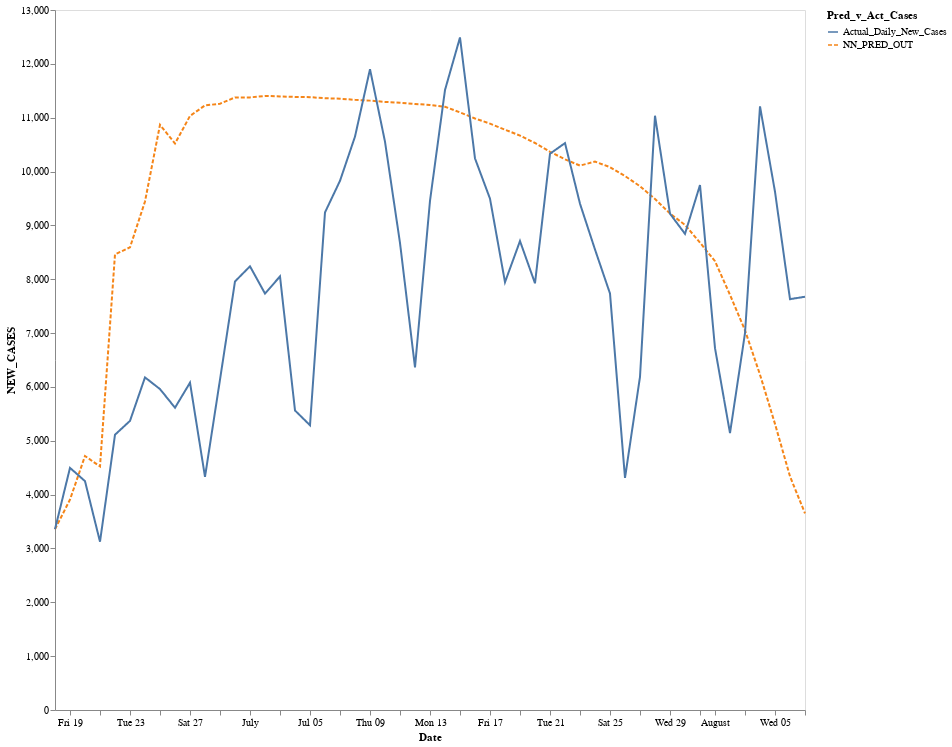

Notebook code for this chart:
### Markdown cell above
CORONA CURVE PREDICTIONS VS ACTUAL REPORTED NEW CASES

### Code cell
alt.Chart(tx_curve_melt).mark_line().encode(
    x='Date:T',
    y='NEW_CASES:Q',
    color='Pred_v_Act_Cases',
    strokeDash='Pred_v_Act_Cases',
).properties(width = 750, height = 700).configure_axis(grid=False)

### Figure 1 — Vega-Lite specification as saved in the notebook (floating-point values rounded to 4 significant figures)
{"config": {"view": {"continuousWidth": 400, "continuousHeight": 300}, "axis": {"grid": false}}, "data": {"name": "data-c17d1e6a4ad4758e0aae4cfe60e249aa"}, "mark": "line", "encoding": {"color": {"type": "nominal", "field": "Pred_v_Act_Cases"}, "strokeDash": {"type": "nominal", "field": "Pred_v_Act_Cases"}, "x": {"type": "temporal", "field": "Date"}, "y": {"type": "quantitative", "field": "NEW_CASES"}}, "height": 700, "width": 750, "$schema": "https://vega.github.io/schema/vega-lite/v4.8.1.json", "datasets": {"data-c17d1e6a4ad4758e0aae4cfe60e249aa": [{"Date": "2020-06-18T00:00:00", "Pred_v_Act_Cases": "NN_PRED_OUT", "NEW_CASES": 3357}, {"Date": "2020-06-19T00:00:00", "Pred_v_Act_Cases": "NN_PRED_OUT", "NEW_CASES": 3908}, {"Date": "2020-06-20T00:00:00", "Pred_v_Act_Cases": "NN_PRED_OUT", "NEW_CASES": 4717}, {"Date": "2020-06-21T00:00:00", "Pred_v_Act_Cases": "NN_PRED_OUT", "NEW_CASES": 4523}, {"Date": "2020-06-22T00:00:00", "Pred_v_Act_Cases": "NN_PRED_OUT", "NEW_CASES": 8462}, {"Date": "2020-06-23T00:00:00", "Pred_v_Act_Cases": "NN_PRED_OUT", "NEW_CASES": 8592}, {"Date": "2020-06-24T00:00:00", "Pred_v_Act_Cases": "NN_PRED_OUT", "NEW_CASES": 9444}, {"Date": "2020-06-25T00:00:00", "Pred_v_Act_Cases": "NN_PRED_OUT", "NEW_CASES": 10868}, {"Date": "2020-06-26T00:00:00", "Pred_v_Act_Cases": "NN_PRED_OUT", "NEW_CASES": 10521}, {"Date": "2020-06-27T00:00:00", "Pred_v_Act_Cases": "NN_PRED_OUT", "NEW_CASES": 11033}, {"Date": "2020-06-28T00:00:00", "Pred_v_Act_Cases": "NN_PRED_OUT", "NEW_CASES": 11228}, {"Date": "2020-06-29T00:00:00", "Pred_v_Act_Cases": "NN_PRED_OUT", "NEW_CASES": 11259}, {"Date": "2020-06-30T00:00:00", "Pred_v_Act_Cases": "NN_PRED_OUT", "NEW_CASES": 11377}, {"Date": "2020-07-01T00:00:00", "Pred_v_Act_Cases": "NN_PRED_OUT", "NEW_CASES": 11377}, {"Date": "2020-07-02T00:00:00", "Pred_v_Act_Cases": "NN_PRED_OUT", "NEW_CASES": 11404}, {"Date": "2020-07-03T00:00:00", "Pred_v_Act_Cases": "NN_PRED_OUT", "NEW_CASES": 11395}, {"Date": "2020-07-04T00:00:00", "Pred_v_Act_Cases": "NN_PRED_OUT", "NEW_CASES": 11386}, {"Date": "2020-07-05T00:00:00", "Pred_v_Act_Cases": "NN_PRED_OUT", "NEW_CASES": 11381}, {"Date": "2020-07-06T00:00:00", "Pred_v_Act_Cases": "NN_PRED_OUT", "NEW_CASES": 11361}, {"Date": "2020-07-07T00:00:00", "Pred_v_Act_Cases": "NN_PRED_OUT", "NEW_CASES": 11353}, {"Date": "2020-07-08T00:00:00", "Pred_v_Act_Cases": "NN_PRED_OUT", "NEW_CASES": 11331}, {"Date": "2020-07-09T00:00:00", "Pred_v_Act_Cases": "NN_PRED_OUT", "NEW_CASES": 11317}, {"Date": "2020-07-10T00:00:00", "Pred_v_Act_Cases": "NN_PRED_OUT", "NEW_CASES": 11293}, {"Date": "2020-07-11T00:00:00", "Pred_v_Act_Cases": "NN_PRED_OUT", "NEW_CASES": 11277}, {"Date": "2020-07-12T00:00:00", "Pred_v_Act_Cases": "NN_PRED_OUT", "NEW_CASES": 11255}, {"Date": "2020-07-13T00:00:00", "Pred_v_Act_Cases": "NN_PRED_OUT", "NEW_CASES": 11238}, {"Date": "2020-07-14T00:00:00", "Pred_v_Act_Cases": "NN_PRED_OUT", "NEW_CASES": 11203}, {"Date": "2020-07-15T00:00:00", "Pred_v_Act_Cases": "NN_PRED_OUT", "NEW_CASES": 11098}, {"Date": "2020-07-16T00:00:00", "Pred_v_Act_Cases": "NN_PRED_OUT", "NEW_CASES": 10986}, {"Date": "2020-07-17T00:00:00", "Pred_v_Act_Cases": "NN_PRED_OUT", "NEW_CASES": 10890}, {"Date": "2020-07-18T00:00:00", "Pred_v_Act_Cases": "NN_PRED_OUT", "NEW_CASES": 10777}, {"Date": "2020-07-19T00:00:00", "Pred_v_Act_Cases": "NN_PRED_OUT", "NEW_CASES": 10668}, {"Date": "2020-07-20T00:00:00", "Pred_v_Act_Cases": "NN_PRED_OUT", "NEW_CASES": 10530}, {"Date": "2020-07-21T00:00:00", "Pred_v_Act_Cases": "NN_PRED_OUT", "NEW_CASES": 10367}, {"Date": "2020-07-22T00:00:00", "Pred_v_Act_Cases": "NN_PRED_OUT", "NEW_CASES": 10227}, {"Date": "2020-07-23T00:00:00", "Pred_v_Act_Cases": "NN_PRED_OUT", "NEW_CASES": 10110}, {"Date": "2020-07-24T00:00:00", "Pred_v_Act_Cases": "NN_PRED_OUT", "NEW_CASES": 10185}, {"Date": "2020-07-25T00:00:00", "Pred_v_Act_Cases": "NN_PRED_OUT", "NEW_CASES": 10081}, {"Date": "2020-07-26T00:00:00", "Pred_v_Act_Cases": "NN_PRED_OUT", "NEW_CASES": 9917}, {"Date": "2020-07-27T00:00:00", "Pred_v_Act_Cases": "NN_PRED_OUT", "NEW_CASES": 9728}, {"Date": "2020-07-28T00:00:00", "Pred_v_Act_Cases": "NN_PRED_OUT", "NEW_CASES": 9490}, {"Date": "2020-07-29T00:00:00", "Pred_v_Act_Cases": "NN_PRED_OUT", "NEW_CASES": 9220}, {"Date": "2020-07-30T00:00:00", "Pred_v_Act_Cases": "NN_PRED_OUT", "NEW_CASES": 9009}, {"Date": "2020-07-31T00:00:00", "Pred_v_Act_Cases": "NN_PRED_OUT", "NEW_CASES": 8680}, {"Date": "2020-08-01T00:00:00", "Pred_v_Act_Cases": "NN_PRED_OUT", "NEW_CASES": 8334}, {"Date": "2020-08-02T00:00:00", "Pred_v_Act_Cases": "NN_PRED_OUT", "NEW_CASES": 7711}, {"Date": "2020-08-03T00:00:00", "Pred_v_Act_Cases": "NN_PRED_OUT", "NEW_CASES": 7051}, {"Date": "2020-08-04T00:00:00", "Pred_v_Act_Cases": "NN_PRED_OUT", "NEW_CASES": 6228}, {"Date": "2020-08-05T00:00:00", "Pred_v_Act_Cases": "NN_PRED_OUT", "NEW_CASES": 5314}, {"Date": "2020-08-06T00:00:00", "Pred_v_Act_Cases": "NN_PRED_OUT", "NEW_CASES": 4338}, {"Date": "2020-08-07T00:00:00", "Pred_v_Act_Cases": "NN_PRED_OUT", "NEW_CASES": 3652}, {"Date": "2020-06-18T00:00:00", "Pred_v_Act_Cases": "Actual_Daily_New_Cases", "NEW_CASES": 3357}, {"Date": "2020-06-19T00:00:00", "Pred_v_Act_Cases": "Actual_Daily_New_Cases", "NEW_CASES": 4497}, {"Date": "2020-06-20T00:00:00", "Pred_v_Act_Cases": "Actual_Daily_New_Cases", "NEW_CASES": 4250}, {"Date": "2020-06-21T00:00:00", "Pred_v_Act_Cases": "Actual_Daily_New_Cases", "NEW_CASES": 3125}, {"Date": "2020-06-22T00:00:00", "Pred_v_Act_Cases": "Actual_Daily_New_Cases", "NEW_CASES": 5112}, {"Date": "2020-06-23T00:00:00", "Pred_v_Act_Cases": "Actual_Daily_New_Cases", "NEW_CASES": 5370}, {"Date": "2020-06-24T00:00:00", "Pred_v_Act_Cases": "Actual_Daily_New_Cases", "NEW_CASES": 6177}, {"Date": "2020-06-25T00:00:00", "Pred_v_Act_Cases": "Actual_Daily_New_Cases", "NEW_CASES": 5960}, {"Date": "2020-06-26T00:00:00", "Pred_v_Act_Cases": "Actual_Daily_New_Cases", "NEW_CASES": 5614}, {"Date": "2020-06-27T00:00:00", "Pred_v_Act_Cases": "Actual_Daily_New_Cases", "NEW_CASES": 6079}, {"Date": "2020-06-28T00:00:00", "Pred_v_Act_Cases": "Actual_Daily_New_Cases", "NEW_CASES": 4330}, {"Date": "2020-06-29T00:00:00", "Pred_v_Act_Cases": "Actual_Daily_New_Cases", "NEW_CASES": 6135}, {"Date": "2020-06-30T00:00:00", "Pred_v_Act_Cases": "Actual_Daily_New_Cases", "NEW_CASES": 7959}, {"Date": "2020-07-01T00:00:00", "Pred_v_Act_Cases": "Actual_Daily_New_Cases", "NEW_CASES": 8240}, {"Date": "2020-07-02T00:00:00", "Pred_v_Act_Cases": "Actual_Daily_New_Cases", "NEW_CASES": 7734}, {"Date": "2020-07-03T00:00:00", "Pred_v_Act_Cases": "Actual_Daily_New_Cases", "NEW_CASES": 8052}, {"Date": "2020-07-04T00:00:00", "Pred_v_Act_Cases": "Actual_Daily_New_Cases", "NEW_CASES": 5563}, {"Date": "2020-07-05T00:00:00", "Pred_v_Act_Cases": "Actual_Daily_New_Cases", "NEW_CASES": 5288}, {"Date": "2020-07-06T00:00:00", "Pred_v_Act_Cases": "Actual_Daily_New_Cases", "NEW_CASES": 9241}, {"Date": "2020-07-07T00:00:00", "Pred_v_Act_Cases": "Actual_Daily_New_Cases", "NEW_CASES": 9828}, {"Date": "2020-07-08T00:00:00", "Pred_v_Act_Cases": "Actual_Daily_New_Cases", "NEW_CASES": 10649}, {"Date": "2020-07-09T00:00:00", "Pred_v_Act_Cases": "Actual_Daily_New_Cases", "NEW_CASES": 11901}, {"Date": "2020-07-10T00:00:00", "Pred_v_Act_Cases": "Actual_Daily_New_Cases", "NEW_CASES": 10554}, {"Date": "2020-07-11T00:00:00", "Pred_v_Act_Cases": "Actual_Daily_New_Cases", "NEW_CASES": 8674}, {"Date": "2020-07-12T00:00:00", "Pred_v_Act_Cases": "Actual_Daily_New_Cases", "NEW_CASES": 6363}, {"Date": "2020-07-13T00:00:00", "Pred_v_Act_Cases": "Actual_Daily_New_Cases", "NEW_CASES": 9457}, {"Date": "2020-07-14T00:00:00", "Pred_v_Act_Cases": "Actual_Daily_New_Cases", "NEW_CASES": 11514}, {"Date": "2020-07-15T00:00:00", "Pred_v_Act_Cases": "Actual_Daily_New_Cases", "NEW_CASES": 12490}, {"Date": "2020-07-16T00:00:00", "Pred_v_Act_Cases": "Actual_Daily_New_Cases", "NEW_CASES": 10243}, {"Date": "2020-07-17T00:00:00", "Pred_v_Act_Cases": "Actual_Daily_New_Cases", "NEW_CASES": 9496}, {"Date": "2020-07-18T00:00:00", "Pred_v_Act_Cases": "Actual_Daily_New_Cases", "NEW_CASES": 7945}, {"Date": "2020-07-19T00:00:00", "Pred_v_Act_Cases": "Actual_Daily_New_Cases", "NEW_CASES": 8709}, {"Date": "2020-07-20T00:00:00", "Pred_v_Act_Cases": "Actual_Daily_New_Cases", "NEW_CASES": 7925}, {"Date": "2020-07-21T00:00:00", "Pred_v_Act_Cases": "Actual_Daily_New_Cases", "NEW_CASES": 10331}, {"Date": "2020-07-22T00:00:00", "Pred_v_Act_Cases": "Actual_Daily_New_Cases", "NEW_CASES": 10528}, {"Date": "2020-07-23T00:00:00", "Pred_v_Act_Cases": "Actual_Daily_New_Cases", "NEW_CASES": 9402}, {"Date": "2020-07-24T00:00:00", "Pred_v_Act_Cases": "Actual_Daily_New_Cases", "NEW_CASES": 8552}, {"Date": "2020-07-25T00:00:00", "Pred_v_Act_Cases": "Actual_Daily_New_Cases", "NEW_CASES": 7735}, {"Date": "2020-07-26T00:00:00", "Pred_v_Act_Cases": "Actual_Daily_New_Cases", "NEW_CASES": 4309}, {"Date": "2020-07-27T00:00:00", "Pred_v_Act_Cases": "Actual_Daily_New_Cases", "NEW_CASES": 6187}, {"Date": "2020-07-28T00:00:00", "Pred_v_Act_Cases": "Actual_Daily_New_Cases", "NEW_CASES": 11037}, {"Date": "2020-07-29T00:00:00", "Pred_v_Act_Cases": "Actual_Daily_New_Cases", "NEW_CASES": 9217}, {"Date": "2020-07-30T00:00:00", "Pred_v_Act_Cases": "Actual_Daily_New_Cases", "NEW_CASES": 8843}, {"Date": "2020-07-31T00:00:00", "Pred_v_Act_Cases": "Actual_Daily_New_Cases", "NEW_CASES": 9750}, {"Date": "2020-08-01T00:00:00", "Pred_v_Act_Cases": "Actual_Daily_New_Cases", "NEW_CASES": 6720}, {"Date": "2020-08-02T00:00:00", "Pred_v_Act_Cases": "Actual_Daily_New_Cases", "NEW_CASES": 5142}, {"Date": "2020-08-03T00:00:00", "Pred_v_Act_Cases": "Actual_Daily_New_Cases", "NEW_CASES": 6997}, {"Date": "2020-08-04T00:00:00", "Pred_v_Act_Cases": "Actual_Daily_New_Cases", "NEW_CASES": 11210}, {"Date": "2020-08-05T00:00:00", "Pred_v_Act_Cases": "Actual_Daily_New_Cases", "NEW_CASES": 9625}, {"Date": "2020-08-06T00:00:00", "Pred_v_Act_Cases": "Actual_Daily_New_Cases", "NEW_CASES": 7630}, {"Date": "2020-08-07T00:00:00", "Pred_v_Act_Cases": "Actual_Daily_New_Cases", "NEW_CASES": 7675}]}}
